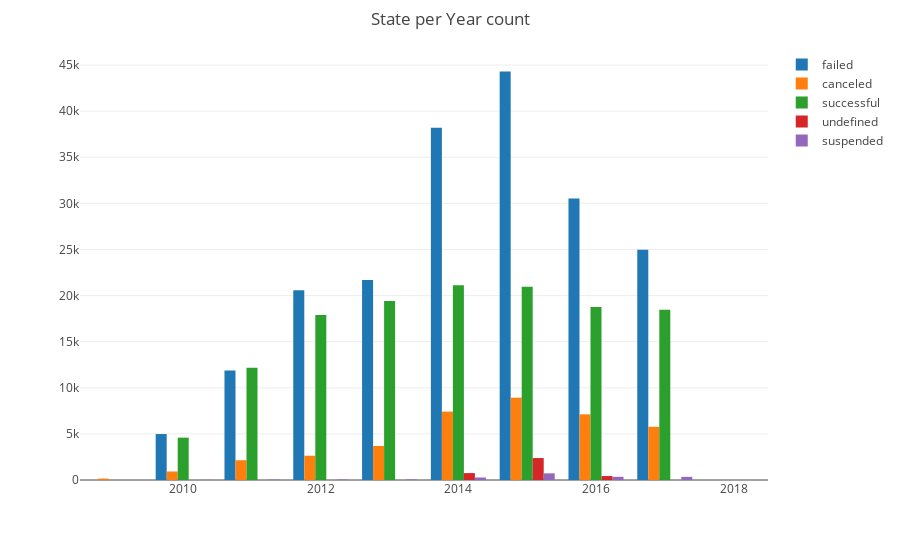

Notebook source saved alongside this figure:
### Markdown cell above
### See that human, 2015 was the most count you and your human submitted projects in KickStarter, but did you know how many only successful?

### Code cell
state = df.state.unique().tolist()
del state[state.index('live')]
data_bar = []
for i in state:
    year_unique, year_count = np.unique(df[df.state==i]['year'], return_counts = True)
    data_bar.append(go.Bar(x=year_unique[1:],y=year_count[1:],name=i))
layout = go.Layout(
    title = 'State per Year count',
     margin = dict(
        t = 50
    )
)
fig = go.Figure(data = data_bar, layout = layout)
py.iplot(fig)

### Figure 1 — Plotly figure (JSON) as saved in the notebook; plotly's stock layout.template omitted (floating-point values rounded to 4 significant figures)
{"data": [{"type": "bar", "x": [2010, 2011, 2012, 2013, 2014, 2015, 2016, 2017], "y": [4984, 11878, 20588, 21686, 38199, 44301, 30526, 24957], "name": "failed"}, {"type": "bar", "x": [2009, 2010, 2011, 2012, 2013, 2014, 2015, 2016, 2017, 2018], "y": [150, 926, 2144, 2631, 3690, 7418, 8927, 7119, 5766, 2], "name": "canceled"}, {"type": "bar", "x": [2010, 2011, 2012, 2013, 2014, 2015, 2016, 2017], "y": [4593, 12171, 17892, 19415, 21107, 20971, 18766, 18462], "name": "successful"}, {"type": "bar", "x": [2013, 2014, 2015, 2016], "y": [2, 751, 2380, 427], "name": "undefined"}, {"type": "bar", "x": [2010, 2011, 2012, 2013, 2014, 2015, 2016, 2017], "y": [16, 44, 52, 58, 270, 721, 344, 340], "name": "suspended"}], "layout": {"title": "State per Year count", "margin": {"t": 50}}}
